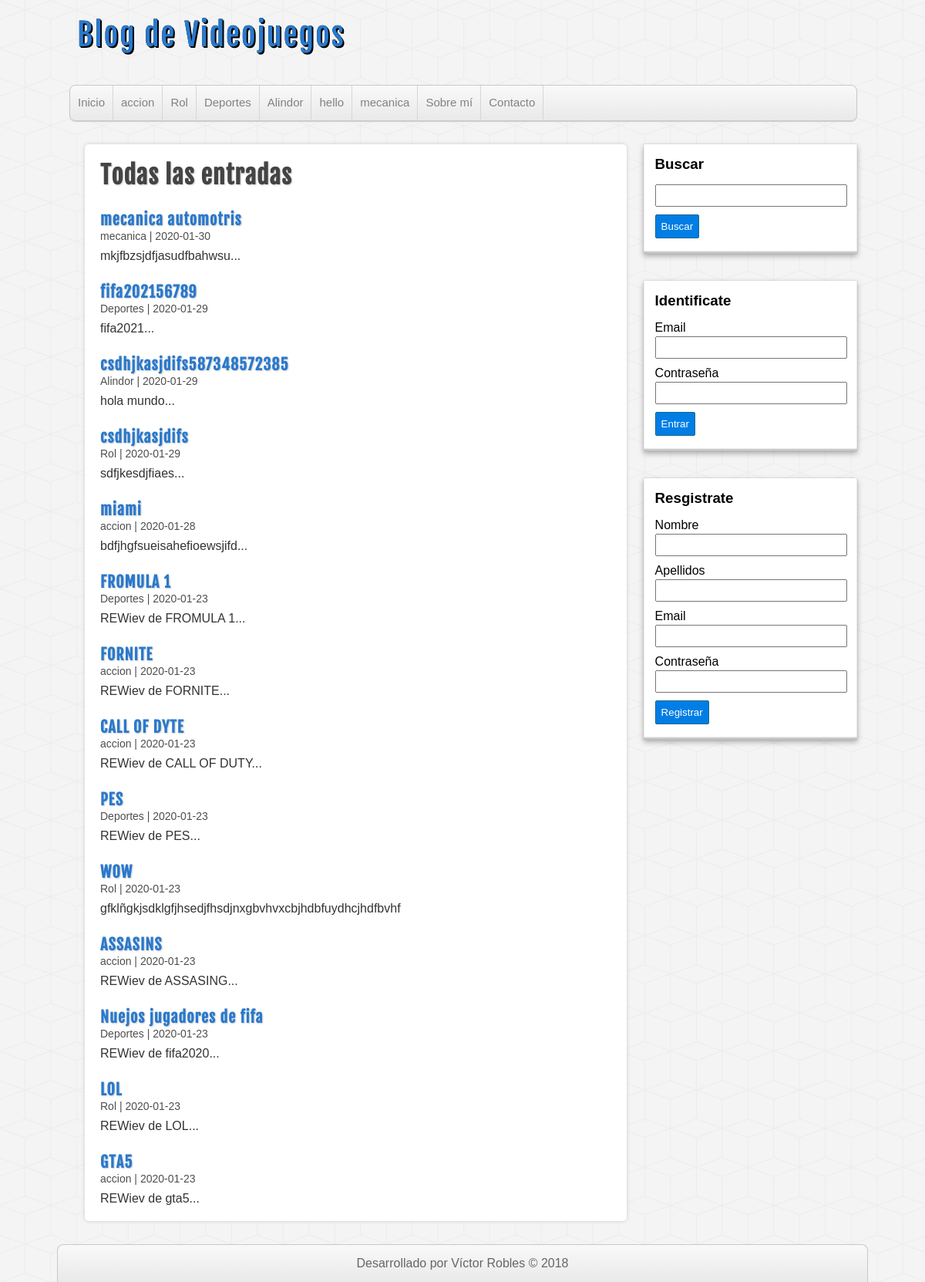
Screenshot of /entradas.php with the database file from the repository.
### tables this page shows
CREATE TABLE IF NOT EXISTS `categorias` (
  `id` int(255) NOT NULL AUTO_INCREMENT,
  `nombre` varchar(100) DEFAULT NULL,
  PRIMARY KEY (`id`)
);

CREATE TABLE IF NOT EXISTS `entradas` (
  `id` int(255) NOT NULL AUTO_INCREMENT,
  `usuario_id` int(255) NOT NULL,
  `categoria_id` int(255) NOT NULL,
  `titulo` varchar(255) NOT NULL,
  `descripcion` mediumtext,
  `fecha` date NOT NULL,
  PRIMARY KEY (`id`),
  KEY `fk_entrada_usuarios` (`usuario_id`),
  KEY `fc_entradas_categorias` (`categoria_id`)
);

### includes/helpers.php (called while the page is built, shortened)
<?php
function conseguirCategorias($conexion){
	$sql = "SELECT * FROM categorias ORDER BY id ASC;";
	$categorias = mysqli_query($conexion, $sql);
	$resultado = array();
	if($categorias && mysqli_num_rows($categorias) >= 1){
		$resultado = $categorias;
	}
	return $resultado;
}
function conseguirEntradas($conexion, $limit = null, $categoria = null, $busqueda = null){
	$sql="SELECT e.*, c.nombre AS 'categoria' FROM entradas e ".
		 "INNER JOIN categorias c ON e.categoria_id = c.id ";
	$sql .= "ORDER BY e.id DESC ";
	$entradas = mysqli_query($conexion, $sql);
	return $entradas;
}

### entradas.php (the view)
<?php require_once 'includes/cabecera.php'; ?>
<?php require_once 'includes/lateral.php'; ?>
<div id="principal">
	<h1>Todas las entradas</h1>
	<?php
		$entradas = conseguirEntradas($db);
		if(!empty($entradas)):
			while($entrada = mysqli_fetch_assoc($entradas)):
	?>
				<article class="entrada">
					<a href="entrada.php?id=<?=$entrada['id']?>">
						<h2><?=$entrada['titulo']?></h2>
						<span class="fecha"><?=$entrada['categoria'].' | '.$entrada['fecha']?></span>
						<p>
							<?=substr($entrada['descripcion'], 0, 180)."..."?>
						</p>
					</a>
				</article>
	<?php
			endwhile;
		endif;
	?>
</div>
<?php require_once 'includes/pie.php'; ?>

### includes/cabecera.php (shortened to what this page needs)
<?php require_once 'conexion.php'; ?>
<?php require_once 'includes/helpers.php'; ?>
<!DOCTYPE HTML>
<html lang="es">
	<head>
		<link rel="stylesheet" type="text/css" href="./assets/css/style.css" />
	</head>
	<body>
		<header id="cabecera">
			<div id="logo">
				<a href="index.php">
					Blog de Videojuegos
				</a>
			</div>
			<nav id="menu">
				<ul>
					<li>
						<a href="index.php">Inicio</a>
					</li>
					<?php
						$categorias = conseguirCategorias($db);
						if(!empty($categorias)):
							while($categoria = mysqli_fetch_assoc($categorias)):
					?>
								<li>
									<a href="categoria.php?id=<?=$categoria['id']?>"><?=$categoria['nombre']?></a>
								</li>
					<?php
							endwhile;
						endif;
					?>
					<li>
						<a href="index.php">Sobre mí</a>
					</li>
					<li>
						<a href="index.php">Contacto</a>
					</li>
				</ul>
			</nav>
		</header>
		<div id="contenedor">

### assets/css/style.css (style rules this page uses)
* { margin: 0px; padding: 0px; font-family: sans-serif, Helvetica, Arial; text-decoration: none; }
body { background: url(../img/cubes.png) #F4F4F4; }
.fecha { color: #4e4e4e; margin-top:5px; font-size: 14px; }
#cabecera { width: 85%; height: auto; background: transparent; margin: 0px auto; }
#logo { float:left; width: 540px; height: 110px; }
#logo a { font-family: "fajala", Helvetica; font-size: 40px; letter-spacing: 2px; color: #2979CD; text-shadow: 0px 0px 0px black, 1px 1px 0px black, 2px 2px 0px black; transition: all 500ms; line-height: 90px; margin-left: 10px; }
#menu { clear: both; width: 100%; height: 45px; background: linear-gradient(to bottom, #f9f9f9 0px, #e9e9e9 100%); border: 1px solid #C9C9C9; border-radius: 8px; box-shadow: 0px 1px 1px #ccc; overflow: hidden; }
#menu ul { list-style: none; }
#menu ul li { float: left; line-height: 44px; border-right: 1px solid #D6D6D6; }
#menu ul li a { display: block; padding-left: 10px; padding-right: 10px; font-size: 15px; color: #838282; }
#contenedor { width: 85%; height: auto; margin: 0px auto; margin-top: 30px; margin-bottom: 30px; }
#principal { float: left; width: 65%; min-height: 572px; background:white; border-radius: 5px; box-shadow: 0px 0px 5px #ccc; margin-left: 20px; padding: 20px; overflow: hidden; }
#principal a { color: #333; }
#principal h1 { font-size: 32px; color: #444; letter-spacing: 1px; text-shadow: 1px 1px 2px #ccc; font-family: "fajala"; }
#principal h2 { font-size: 20px; color: #2979CD; text-shadow: 1px 1px 2px #ccc; letter-spacing: 1px; font-family: "fajala"; margin-top: 25px; }
#principal p { margin-top: 8px; }

### rows the page displays
categorias: nombre "accion"
categorias: nombre "Rol"
categorias: nombre "Deportes"
categorias: nombre "Alindor"
categorias: nombre "hello"
categorias: nombre "mecanica"
entradas: titulo "mecanica automotris", categoria.nombre "mecanica", fecha "2020-01-30", descripcion "mkjfbzsjdfjasudfbahwsu"
entradas: titulo "fifa202156789", categoria.nombre "Deportes", fecha "2020-01-29", descripcion "fifa2021"
entradas: titulo "csdhjkasjdifs587348572385", categoria.nombre "Alindor", fecha "2020-01-29", descripcion "hola mundo"
entradas: titulo "csdhjkasjdifs", categoria.nombre "Rol", fecha "2020-01-29", descripcion "sdfjkesdjfiaes"
entradas: titulo "miami", categoria.nombre "accion", fecha "2020-01-28", descripcion "bdfjhgfsueisahefioewsjifd"
entradas: titulo "FROMULA 1", categoria.nombre "Deportes", fecha "2020-01-23", descripcion "REWiev de FROMULA 1"
entradas: titulo "FORNITE", categoria.nombre "accion", fecha "2020-01-23", descripcion "REWiev de FORNITE"
entradas: titulo "CALL OF DYTE", categoria.nombre "accion", fecha "2020-01-23", descripcion "REWiev de CALL OF DUTY"
entradas: titulo "PES", categoria.nombre "Deportes", fecha "2020-01-23", descripcion "REWiev de PES"
entradas: titulo "WOW", categoria.nombre "Rol", fecha "2020-01-23", descripcion "gfklñgkjsdklgfjhsedjfhsdjnxgbvhvxcbjhdbfuydhcjhdfbvhf"
entradas: titulo "ASSASINS", categoria.nombre "accion", fecha "2020-01-23", descripcion "REWiev de ASSASING"
entradas: titulo "Nuejos jugadores de fifa", categoria.nombre "Deportes", fecha "2020-01-23", descripcion "REWiev de fifa2020"
entradas: titulo "LOL", categoria.nombre "Rol", fecha "2020-01-23", descripcion "REWiev de LOL"
entradas: titulo "GTA5", categoria.nombre "accion", fecha "2020-01-23", descripcion "REWiev de gta5"
